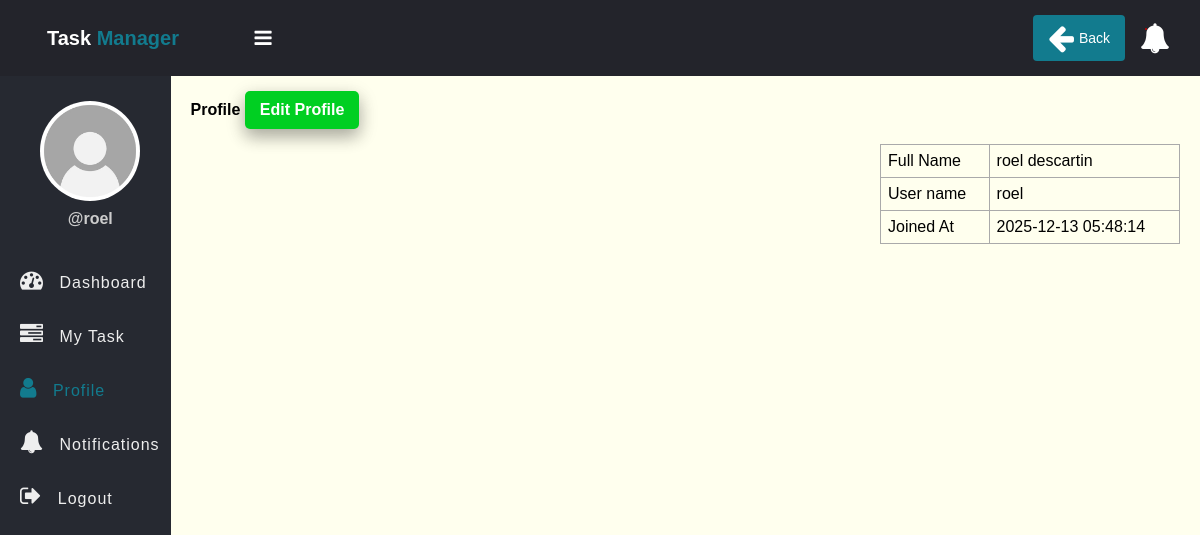
/profile.php (signed in), run on the app's committed database.
### tables this page shows
CREATE TABLE `users` (
  `id` int(11) NOT NULL,
  `full_name` varchar(50) NOT NULL,
  `username` varchar(50) NOT NULL,
  `password` varchar(255) NOT NULL,
  `role` enum('admin','employee') NOT NULL,
  `created_at` timestamp NOT NULL DEFAULT current_timestamp()
);

### app/model/User.php (called while the page is built, shortened)
<?php
function get_user_by_id($conn, $id){
	$sql = "SELECT * FROM users WHERE id =? ";
	$stmt = $conn->prepare($sql);
	$stmt->execute([$id]);
	if($stmt->rowCount() > 0){
		$user = $stmt->fetch();
	}else $user = 0;
	return $user;
}

### profile.php (the view, shortened to what this page needs)
<?php
if (isset($_SESSION['role']) && isset($_SESSION['id']) && $_SESSION['role'] == "employee") {
    include "DB_connection.php";
    include "app/Model/User.php";
    $user = get_user_by_id($conn, $_SESSION['id']);
 ?>
<!DOCTYPE html>
<html>
<head>
	<link rel="stylesheet" href="https://stackpath.bootstrapcdn.com/font-awesome/4.7.0/css/font-awesome.min.css">
	<link rel="stylesheet" href="css/style.css">
</head>
<body>
	<?php include "inc/header.php" ?>
	<div class="body">
		<?php include "inc/nav.php" ?>
		<section class="section-1">
			<h4 class="title">Profile <a href="edit_profile.php">Edit Profile</a></h4>
         <table class="main-table" style="max-width: 300px;">
				<tr>
					<td>Full Name</td>
					<td><?=$user['full_name']?></td>
				</tr>
				<tr>
					<td>User name</td>
					<td><?=$user['username']?></td>
				</tr>
				<tr>
					<td>Joined At</td>
					<td><?=$user['created_at']?></td>
				</tr>
			</table>
		</section>
	</div>
</body>
</html>
<?php }else{
   $em = "First login";
   header("Location: login.php?error=$em");
   exit();
}
 ?>

### css/style.css (style rules this page uses)
* { padding: 0; margin: 0; box-sizing: border-box; font-family: arial, sans-serif; }
.body { display: flex; }
.section-1 { padding: 15px 20px; }
.section-1 .title { margin-bottom: 10px; }
.section-1 .title a { text-decoration: none; display: inline-block; padding-left: 10px; border: none; background: #00CF22; padding: 10px 15px; color: #fff; font-size: 16px; border-radius: 5px; cursor: pointer; outline: none; transition: background 1s; box-shadow: 0 8px 16px 0 rgba(0,0,0,0.2), 0 6px 20px 0 rgba(0,0,0,0.19); }
.section-1 { width: 100%; background: #ffe; }
.main-table, .main-table tr, .main-table th, .main-table td { border: 1px solid #aaa; border-collapse: collapse; padding: 7px; }
.main-table { width: 95%; margin-top: 15px; margin-left: auto; margin-right: 0; }

### data on the page
users: full_name "roel descartin", username "roel", created_at "2025-12-13 05:48:14"

### other printed values
$_SESSION['username'] "roel"
